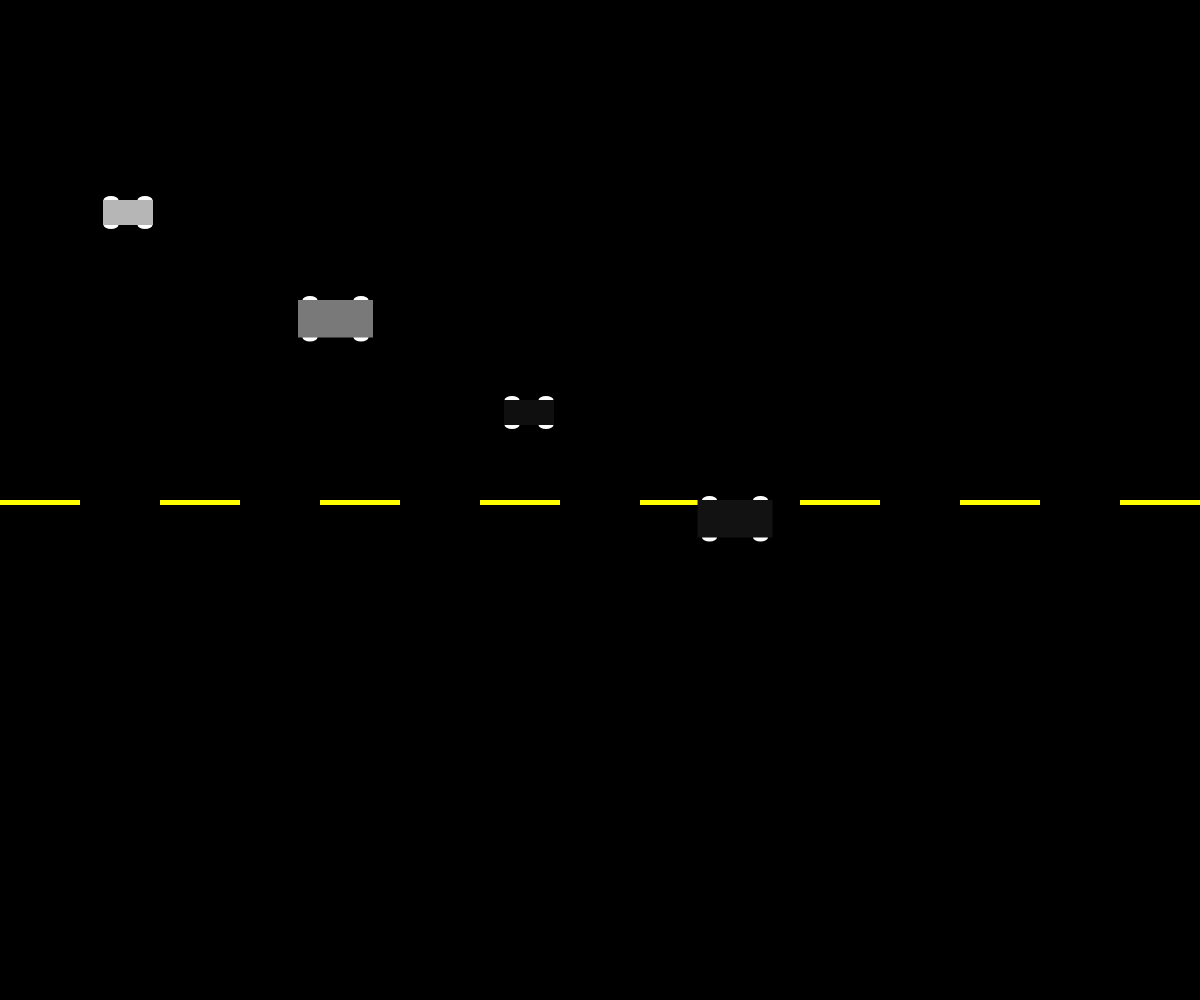
Frame 1 (no input)
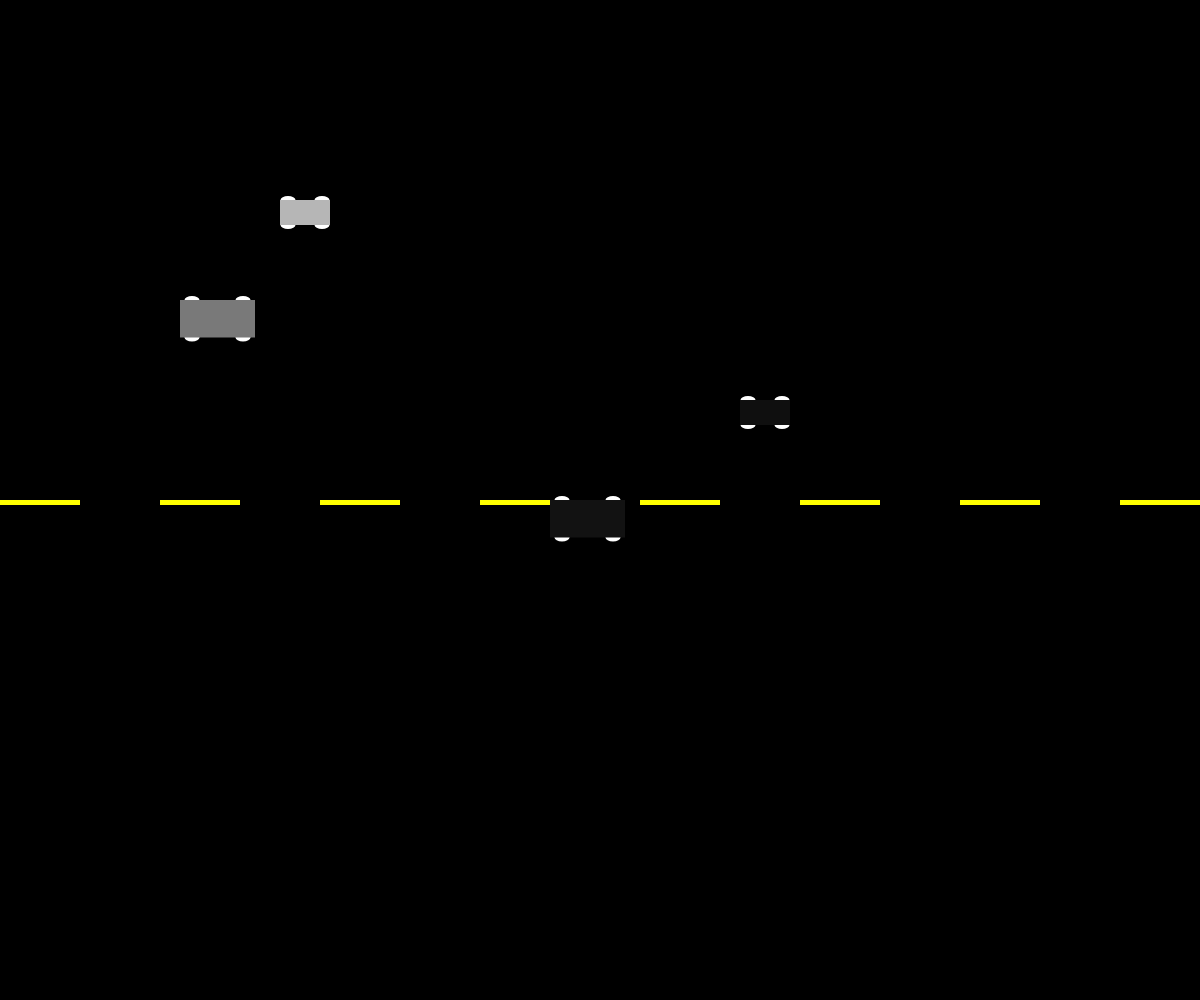
Frame 60 (no input)
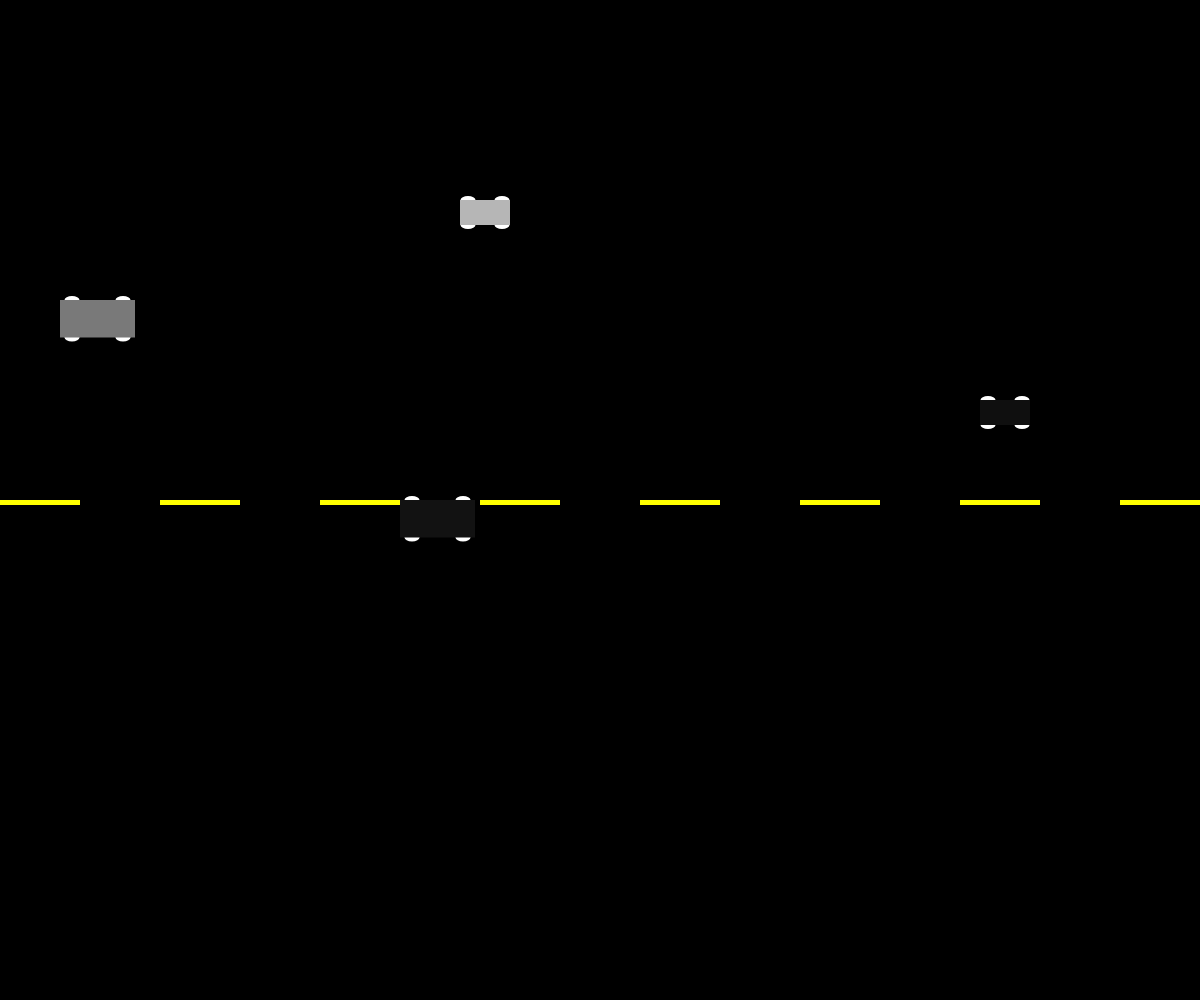
Frame 120 (the mouse pressed at the canvas centre since frame 60)

The p5.js sketch that drew these frames (run headless with seeded random() and noise() and a simulated clock; from frame 60 on, the mouse is pressed at the canvas centre):

// p5.js sketch
// ── sketch.js
// Cars 
// Sandha, Abhay
// March 21, 2025

let myCar = [];
let vehicles = [];

function setup() {
  createCanvas(windowWidth, windowHeight);
  drawRoad();
  // Create multiple vehicles with random properties
  myCar.push(new Vehicle(0, 100, 200, "red", 1, 3));  // Car moving right
  myCar.push(new Vehicle(1, 300, 300, "blue",0, 2)); // Truck moving left
  myCar.push(new Vehicle(0, 500, 400, "green", 1, 4)); // Car moving right
  myCar.push(new Vehicle(1, 700, 500, "yellow", 0, 2.5)); // Truck moving left


  //   //                  type    x     y        color   direction   speed
  //   myCar = new Vehicle(1,     100,  500,     "red",    0,          2);
  //  // myCar.display();

}

function draw() {
  background(220);
  drawRoad();

  for (let i of myCar) {
    i.update();
    i.display();

  }

}


function drawRoad() {
  // Road

  fill(0);
  rectMode(CORNER);
  rect(0, 0, windowWidth, windowHeight);
  noStroke();
  fill("yellow");
  let x = windowHeight / 2;

  // Yellow Seperation Line
  for (let x = 0; x < windowWidth; x += windowWidth / 15 * 2) {
    rect(x, windowHeight / 2, windowWidth / 15, 5);
  }
}

class Vehicle {
  constructor(type, x, y, color, direction, speed) {
    this.x = x;
    this.y = y;
    this.carColor = random(255), random(255), random(255);
    this.truckColor = random(255), random(255), random(255);
    this.type = type;
    this.direction = direction;
    this.xSpeed = speed;
  }

  display() {
    // draw car
    if (this.type === 0) {
      rectMode(CORNER);
      // Tires
      fill(255);
      ellipse(this.x + 8, this.y + 25, 15, 8,);  //Left bottom
      ellipse(this.x + 8, this.y, 15, 8);        //Left up
      ellipse(this.x + 42, this.y + 25, 15, 8,); //Right bottom
      ellipse(this.x + 42, this.y, 15, 8);       //Right up
      // Main Body
      fill(this.carColor);
      rect(this.x, this.y, 50, 25);


    }
    // draw truck
    if (this.type === 1) {

      // Tires
      fill(255);
      ellipse(this.x + 8 * 1.5, this.y + 75 / 2, 15, 8,);  //Left bottom
      ellipse(this.x + 8 * 1.5, this.y, 15, 8);        //Left up
      ellipse(this.x + 42 * 1.5, this.y + 25 * 1.5, 15, 8,); //Right bottom
      ellipse(this.x + 42 * 1.5, this.y, 15, 8);       //Right up

      // Main Body
      fill(this.truckColor);
      rect(this.x, this.y, 50 * 1.50, 25 * 1.50);

    }
  }

  update() {
    // Direction
    // Left
    if (this.direction === 0) {
      this.x -= this.xSpeed;   // left
    }
    else {
      this.x += this.xSpeed; // right
    }

    // Wrap around
    if (this.x > width) {
      this.x = 0;
    }
    if (this.x < 0) {
      this.x = width;

    }

  }
}
